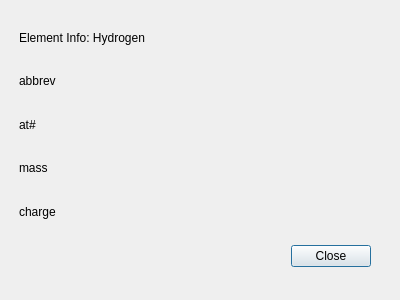
<?xml version="1.0" encoding="UTF-8"?>
<ui version="4.0">
 <class>ElementInfoDialog</class>
 <widget class="QDialog" name="ElementInfoDialog">
  <property name="geometry">
   <rect>
    <x>0</x>
    <y>0</y>
    <width>400</width>
    <height>300</height>
   </rect>
  </property>
  <property name="windowTitle">
   <string>Element Info</string>
  </property>
  <property name="modal">
   <bool>false</bool>
  </property>
  <widget class="QDialogButtonBox" name="buttonBox">
   <property name="geometry">
    <rect>
     <x>30</x>
     <y>240</y>
     <width>341</width>
     <height>32</height>
    </rect>
   </property>
   <property name="orientation">
    <enum>Qt::Horizontal</enum>
   </property>
   <property name="standardButtons">
    <set>QDialogButtonBox::Close</set>
   </property>
  </widget>
  <widget class="QWidget" name="verticalLayoutWidget">
   <property name="geometry">
    <rect>
     <x>19</x>
     <y>19</y>
     <width>351</width>
     <height>211</height>
    </rect>
   </property>
   <layout class="QVBoxLayout" name="verticalLayout">
    <item>
     <widget class="QLabel" name="labelName">
      <property name="text">
       <string>Element Info: Hydrogen</string>
      </property>
     </widget>
    </item>
    <item>
     <widget class="QLabel" name="labelAbbreviation">
      <property name="text">
       <string>abbrev</string>
      </property>
     </widget>
    </item>
    <item>
     <widget class="QLabel" name="labelAtomicNumber">
      <property name="text">
       <string>at#</string>
      </property>
     </widget>
    </item>
    <item>
     <widget class="QLabel" name="labelAtomicMass">
      <property name="text">
       <string>mass</string>
      </property>
     </widget>
    </item>
    <item>
     <widget class="QLabel" name="labelCharge">
      <property name="text">
       <string>charge</string>
      </property>
     </widget>
    </item>
   </layout>
  </widget>
 </widget>
 <resources/>
 <connections>
  <connection>
   <sender>buttonBox</sender>
   <signal>accepted()</signal>
   <receiver>ElementInfoDialog</receiver>
   <slot>accept()</slot>
   <hints>
    <hint type="sourcelabel">
     <x>248</x>
     <y>254</y>
    </hint>
    <hint type="destinationlabel">
     <x>157</x>
     <y>274</y>
    </hint>
   </hints>
  </connection>
  <connection>
   <sender>buttonBox</sender>
   <signal>rejected()</signal>
   <receiver>ElementInfoDialog</receiver>
   <slot>reject()</slot>
   <hints>
    <hint type="sourcelabel">
     <x>316</x>
     <y>260</y>
    </hint>
    <hint type="destinationlabel">
     <x>286</x>
     <y>274</y>
    </hint>
   </hints>
  </connection>
 </connections>
</ui>
